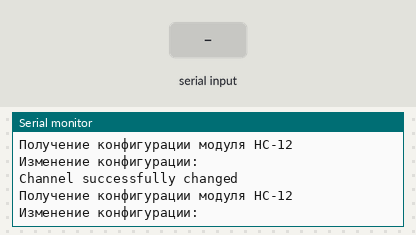
The sketch below on a simulated Arduino Uno, built with avr-gcc and run on an emulated ATmega328P. On the bench: the last lines printed to the serial monitor. Inputs (shaded band) come from the test bench.

Above: at 1.5 s.
1.6 s: "1" received over the second serial link
At 2.0 s:
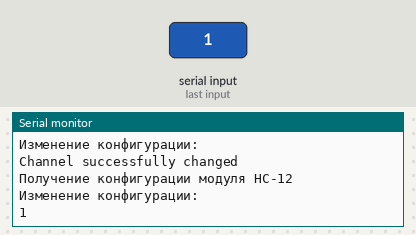
3.1 s: "0" received over the second serial link
At 3.42 s:
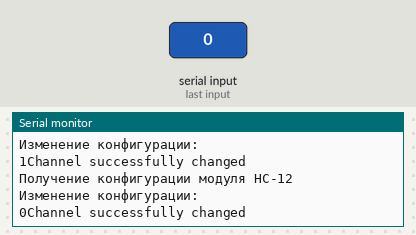
4.6 s: "2" received over the second serial link
At 5.5 s:
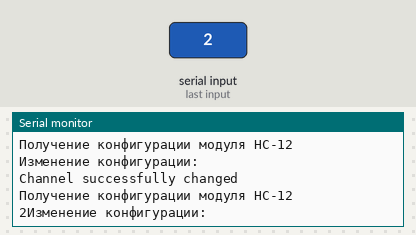

Measured:
- after the input at 1.6 s, the serial monitor: prints a new line after 0.06 s (image 1)
- after the input at 3.1 s, the serial monitor: prints a new line after 0.11 s (image 2)
- after the input at 4.6 s, the serial monitor: prints a new line after 0.26 s (image 3)

The sketch:

configuration.ino
```cpp
#include <SoftwareSerial.h>

const byte PIN_SET_RADIO = 12;
const byte PIN_TX_RADIO = 3;
const byte PIN_RX_RADIO = 2;

SoftwareSerial hc12(PIN_TX_RADIO, PIN_RX_RADIO);

void setup() {
  Serial.begin(9600);
  hc12.begin(9600);

  pinMode(PIN_SET_RADIO, HIGH);
}

void loop() {
  digitalWrite(PIN_SET_RADIO, LOW);
  delay(100);

  Serial.println("Получение конфигурации модуля HC-12");
  hc12.print("AT+RX");
  delay(200);

  while(hc12.available()){
    Serial.write(hc12.read());
  }

  Serial.println("Изменение конфигурации:");

  // Возвращение к заводским настройкам
  hc12.print("AT+DEFAULT");
  delay(200);

  while(hc12.available()){
    Serial.write(hc12.read());
  }

  // Смена канала с 1 до 100
 hc12.print("AT+C024");
 delay(200);

 while(hc12.available()){
   Serial.write(hc12.read());
 }

  // Установка скорости передачи данных, по умолчанию 9600
 hc12.print("AT+B9600");
 delay(200);

 while(hc12.available()){
   Serial.write(hc12.read());
 }

 //Установка режима передачи данных 1-4 (выбирай 3 и все будет ок)
 hc12.print("AT+FU3");
 delay(200);

 while(hc12.available()){
   Serial.write(hc12.read());
 }

  Serial.println("Channel successfully changed");
  digitalWrite(PIN_SET_RADIO, HIGH);
}
```
